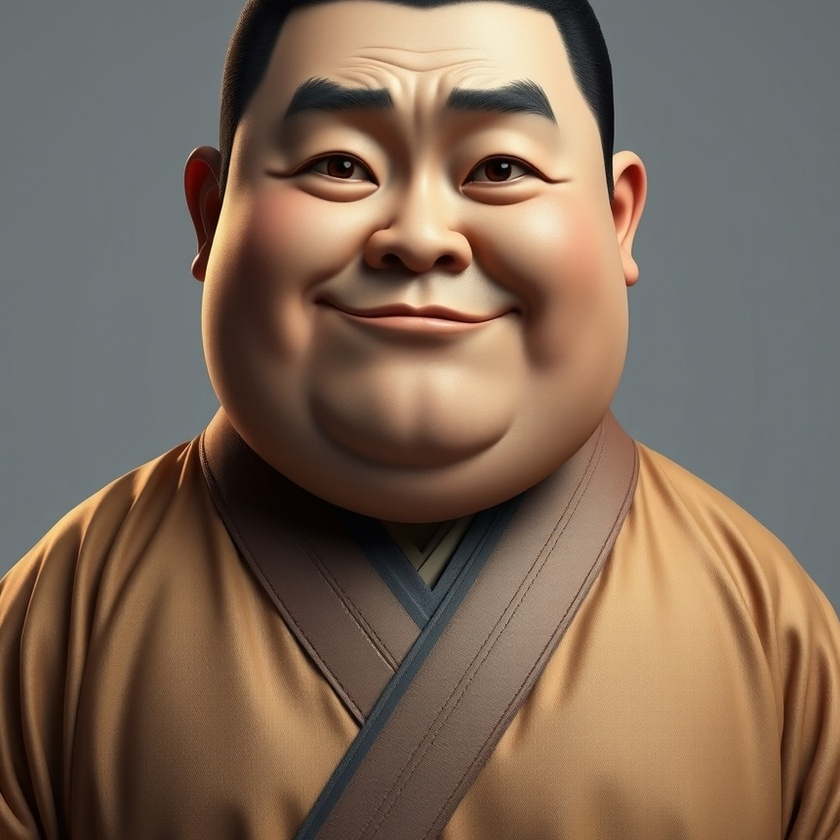
#> input picture assets/anchors/wuxia/ding_jun_root.jpg, 840 x 840 px, shrunk from 1024 x 1024 before the run
$ python -i wuxia_zerogpu.py   (imports and definitions only)
#> lines starting #> are read from the running program, lines starting #| are printed output that depends on the picture
"""
Wuxia ZeroGPU 14B motion — pipeline/wuxia_zerogpu.py
====================================================

Free Wan2.2-A14B (27B MoE) image-to-video via the HuggingFace ZeroGPU Space
`zerogpu-aoti/wan2-2-fp8da-aoti-faster` (gradio_client + HF_TOKEN). This is the
HERO-shot engine in the hybrid pipeline: reliably ~11-14 motion with real 3D
camera movement, vs the free-T4 Wan-5B's ~3-4 (see [[project_wuxia_channel_ltx]]).

Constraints (measured 2026-07-21):
  * ~5-6 clips/day/HF-account quota (resets ~daily). Caller budgets accordingly.
  * Transient "AcceleratorError" (bad H200 alloc) — retry 2-3x w/ backoff.
  * Also "down" (config-fetch fail) + "exceeded quota, try in Nh" states.
  * Output ~832x480 @16fps 81f (5s). Caller ESRGANs/masters downstream.

Sync API (kernel round-trip on a worker thread so it is safe to call from
inside an already-running asyncio loop, like wuxia_main.render()).
"""
from __future__ import annotations

import os
import shutil
import time
from io import BytesIO
from pathlib import Path

import numpy as np
from PIL import Image

_SPACE = os.environ.get("WUXIA_ZEROGPU_SPACE",
                        "zerogpu-aoti/wan2-2-fp8da-aoti-faster")


def _bar_crop_b64_file(still_path: str, dst: str) -> str:
    """Strip baked-in letterbox bars before sending to the space (the 14B
    otherwise inherits them into every frame). Writes a JPEG, returns path."""
#> called with dst = 'out.png'
    img = Image.open(still_path).convert("RGB")
#> img is the input picture: PIL image 840x840 RGB; mean R, G, B 124.2, 104.2, 88
    a = np.asarray(img.convert("L"), dtype=np.float32)
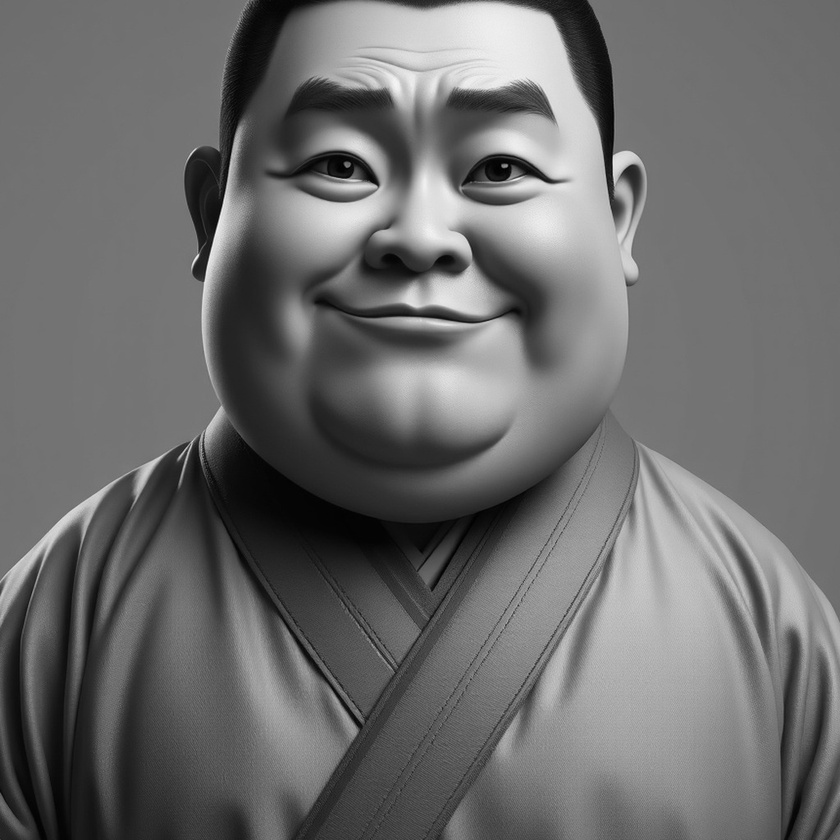
#> a: shape (840, 840) float32; min 0, max 245, mean 108.3
    rows = a.mean(axis=1)
#> rows = 840 values, max 148.3 at index 213, min 68.74 at index 839, mean 108.3
    top = 0
    while top < len(rows) // 3 and rows[top] < 14:
        top += 1
#> this loop made 0 passes
#> after the loop, top = 0
    bot = len(rows)
#> bot = 840
    while bot > 2 * len(rows) // 3 and rows[bot - 1] < 14:
        bot -= 1
#> after the loop, bot = 840
    img.crop((0, top, img.width, bot)).save(dst, quality=95)
    return dst


# [71 lines left out: functions zerogpu_available, generate_14b, generate_14b_batch, not called in this run]

>>> result = _bar_crop_b64_file('../assets/anchors/wuxia/ding_jun_root.jpg', 'out.png')

$ run again, on assets/anchors/wuxia/yang_kai_root.jpg
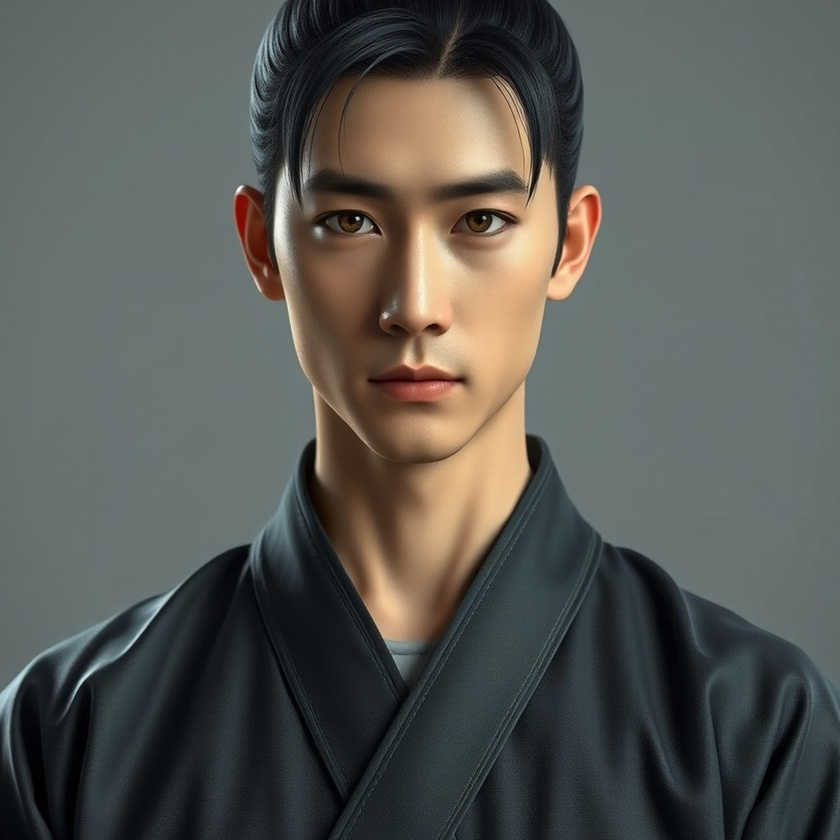
#> input picture assets/anchors/wuxia/yang_kai_root.jpg, 840 x 840 px, shrunk from 1024 x 1024 before the run
#> in _bar_crop_b64_file, img is the input picture: PIL image 840x840 RGB; mean R, G, B 87.9, 89.1, 85.1
#> in _bar_crop_b64_file, `a = np.asarray(img.convert("L"), dtype=np.float32)`:
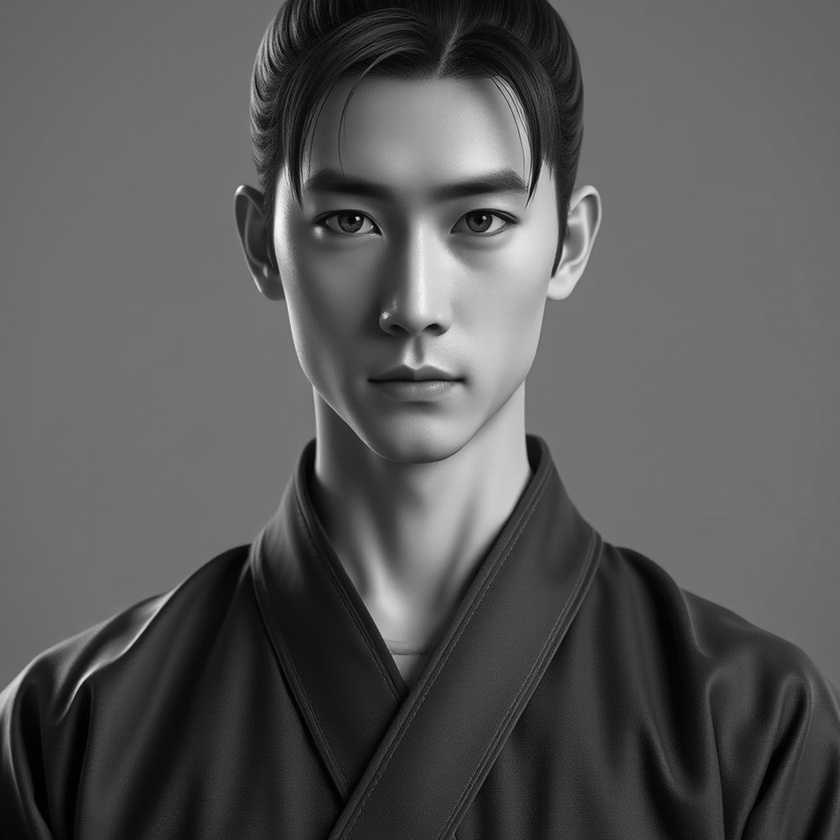
#> a: shape (840, 840) float32; min 0, max 252, mean 88.3
#> rows = 840 values, max 124.9 at index 276, min 35.43 at index 839, mean 88.32
#> after the loop in _bar_crop_b64_file, `while top < len(rows) // 3 and rows[top] < 14:`: top = 0
#> in _bar_crop_b64_file, `bot = len(rows)`: bot = 840
